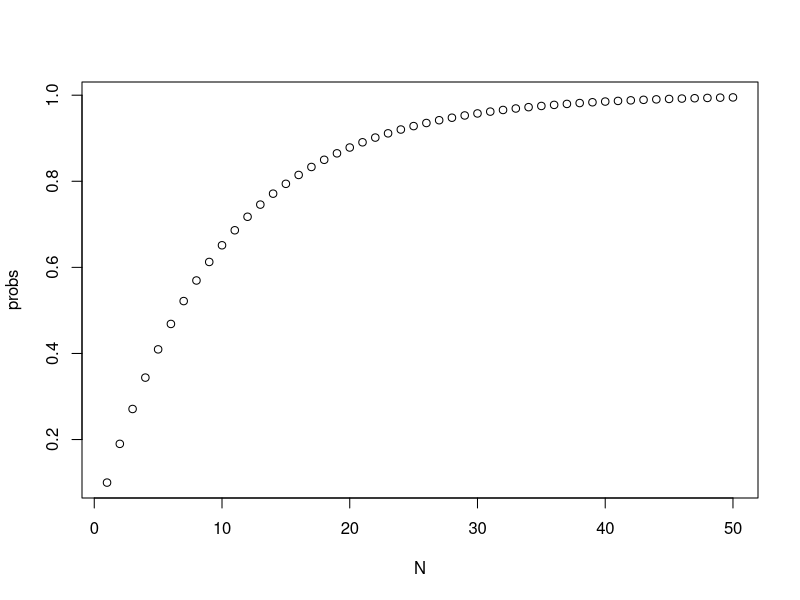
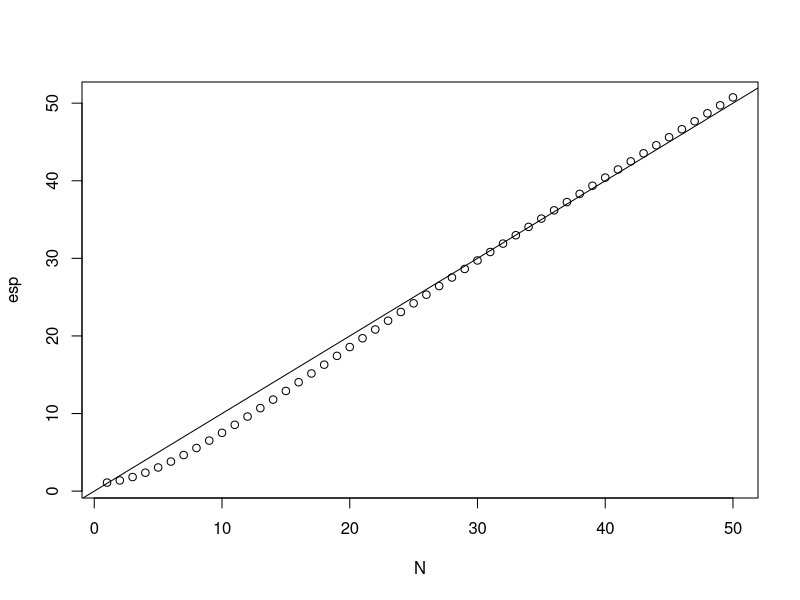
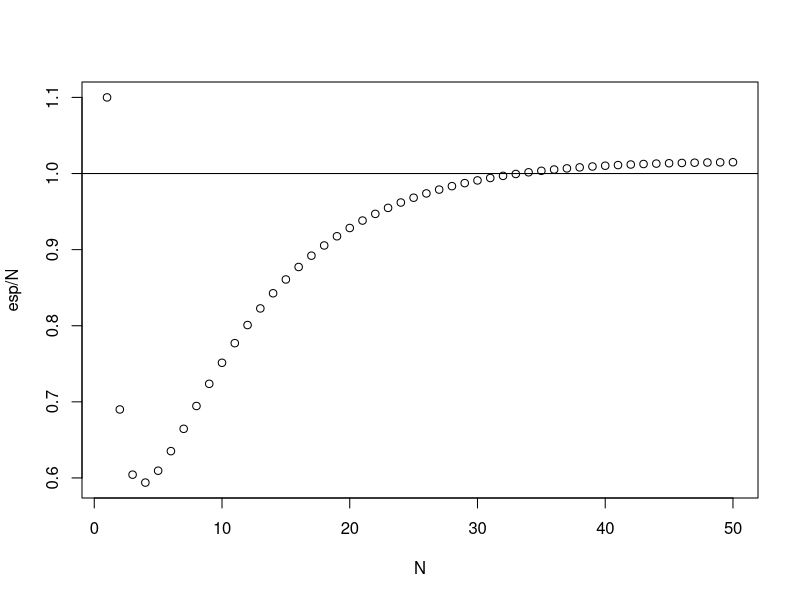

Generate these figures, in order, with R:
#Grafico de prob de hacer N+1 analisis en funcion de N
N <- 1:50
probs <- 1-0.9^N
plot(N, probs)

#Graficar Esperanza de X en funcion de N
esp <- 0.9^N+(N+1)*(1-0.9^N)
plot(N, esp);
abline(0,1)

# Grafico de esparanza de X/N en funcion de N
plot(N, esp/N)
abline(h=1)


# Ejercicio con urnas

experimento <- function(){
  urna1 <- c(rep("a",5), rep("r",6))
  urna2 <- c(rep("a", 10), rep("r",1))
  extraccion1 <- sample(urna1, 1)
  # c <- concat arrays
  urna2 <- c(extraccion1, urna2)
  extraccion2 <- sample(urna2, 1)
  # concateno bolita1 y bolita2
  bolitas <- c(extraccion1, extraccion2)
  sum(bolitas=="r")
}
# Para tercer experimento, agrego urna3 siguiendo el mismo objetivo

experimento2 <- function(){
  urna1 <- c(rep("a",5), rep("r",6))
  urna2 <- c(rep("a", 10), rep("r",1))
  urna3 <- c(rep("a", 3), rep("r",5))
  extraccion1 <- sample(urna1, 1)
  # c <- concat arrays
  urna2 <- c(extraccion1, urna2)
  extraccion2 <- sample(urna2, 1)
  urna3 <- c(extraccion2, urna3)
  extraccion3 <- sample(urna3, 1)
  # concateno bolita1 y bolita2
  bolitas <- c(extraccion1, extraccion2, extraccion3)
  sum(bolitas=="r")
}

experimento()
experimento2()

muchos_experimentos <- replicate(10000, experimento())
muchos_experimentos2 <- replicate(10000, experimento2())
muchos_experimentos

mean(muchos_experimentos)
mean(muchos_experimentos==0)
5/12
mean(muchos_experimentos==1)
65/132
mean(muchos_experimentos==2)
1/11

esperanza <- function(){
  0*mean(muchos_experimentos==0)+
  1*mean(muchos_experimentos==1)+
  2*mean(muchos_experimentos==2)
}

esperanza()

0*mean(muchos_experimentos2==0)+
1*mean(muchos_experimentos2==1)+
2*mean(muchos_experimentos2==2)+
3*mean(muchos_experimentos2==3)